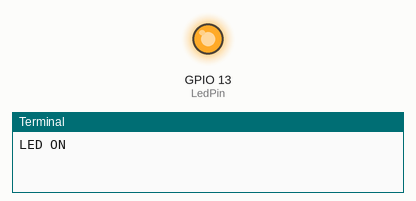
The program below on a simulated Raspberry Pi (BCM pin numbers). On the bench: output pins drawn as LEDs (lit = HIGH), the last lines printed to the terminal.

Above: at 2.5 s.
At 10.0 s:
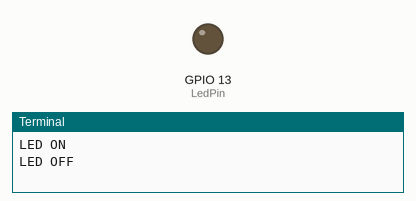
Timing chart, 0 to 19.5 s (numbered marks = the images above):
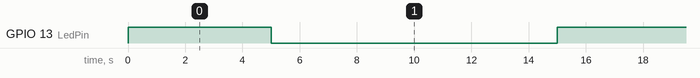

Measured:
- by itself, GPIO 13 (LedPin): alternates HIGH for 5.0 s and LOW for 10.0 s

The program:

Blinking_led.py
```python
import RPi.GPIO as GPIO
import time

LedPin = 13

def SetUp():
    #declare the mode of the gpio whether it is GIPO.BOARD or GPIO.BCM
    GPIO.setmode(GPIO.BCM)
    #GPIO.BCM uses the number followed by 'GPIO' number of pin
    #whereas GPIO.BOARD uses the pin number
    GPIO.setup(LedPin,GPIO.OUT,initial = GPIO.HIGH)
    #this sets the pin number 13 as output and initially it is high

def main():
    while True:
        print("LED ON")
        GPIO.output(LedPin,GPIO.HIGH)
        time.sleep(5)
        print("LED OFF")
        GPIO.output(LedPin,GPIO.LOW)
        time.sleep(10)

def destroy():
    #Turns off
    GPIO.output(LedPin,GPIO.LOW)
    GPIO.cleanup()# this clears the resource

#If i start running this scrip directly it starts from here:
if __name__== '__main__':
    SetUp()
    try:
        main()
    #When ctrl+c is pressed ,this program executes destroy function
    except KeyboardInterrupt:
        destroy()    
```
